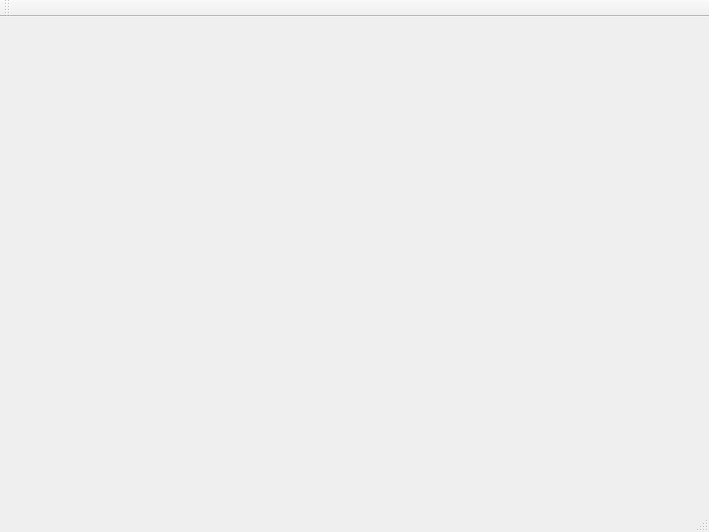
<?xml version="1.0" encoding="UTF-8"?>
<ui version="4.0">
 <class>MainWindow</class>
 <widget class="QMainWindow" name="MainWindow">
  <property name="geometry">
   <rect>
    <x>0</x>
    <y>0</y>
    <width>709</width>
    <height>532</height>
   </rect>
  </property>
  <property name="windowTitle">
   <string>MainWindow</string>
  </property>
  <widget class="QWidget" name="centralWidget">
   <layout class="QVBoxLayout" name="verticalLayout">
    <item>
     <widget class="QWidget" name="tree1" native="true">
      <layout class="QVBoxLayout" name="verticalLayout_2"/>
     </widget>
    </item>
   </layout>
  </widget>
  <widget class="QMenuBar" name="menuBar">
   <property name="geometry">
    <rect>
     <x>0</x>
     <y>0</y>
     <width>709</width>
     <height>22</height>
    </rect>
   </property>
  </widget>
  <widget class="QToolBar" name="mainToolBar">
   <attribute name="toolBarArea">
    <enum>TopToolBarArea</enum>
   </attribute>
   <attribute name="toolBarBreak">
    <bool>false</bool>
   </attribute>
  </widget>
  <widget class="QStatusBar" name="statusBar"/>
 </widget>
 <layoutdefault spacing="6" margin="11"/>
 <resources/>
 <connections/>
</ui>
